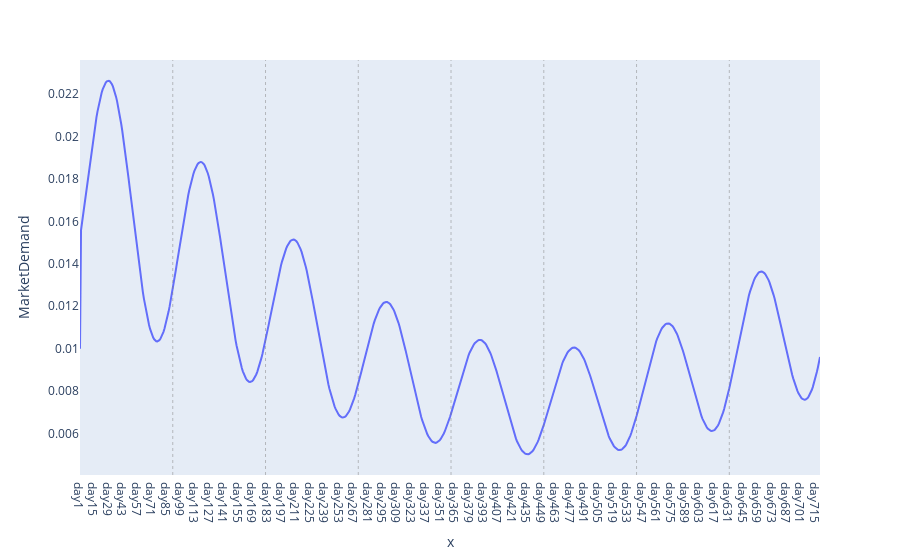
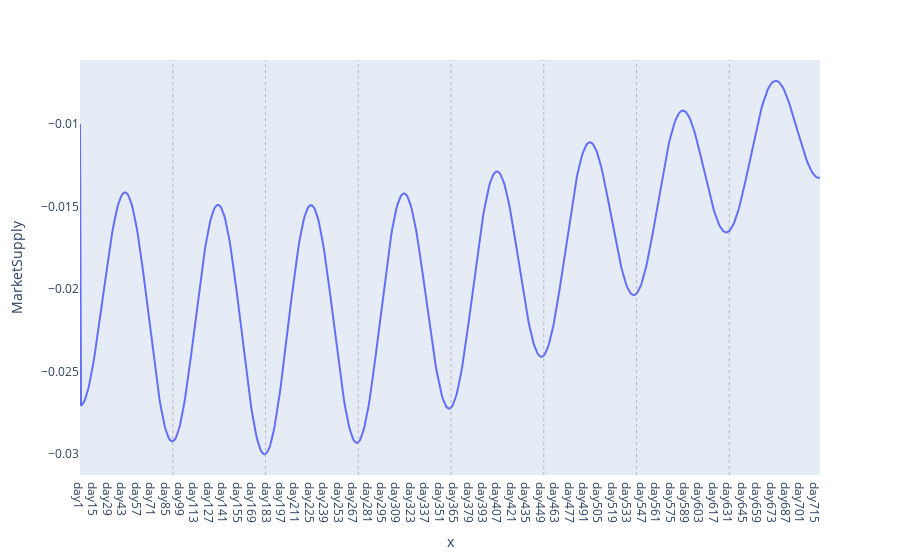
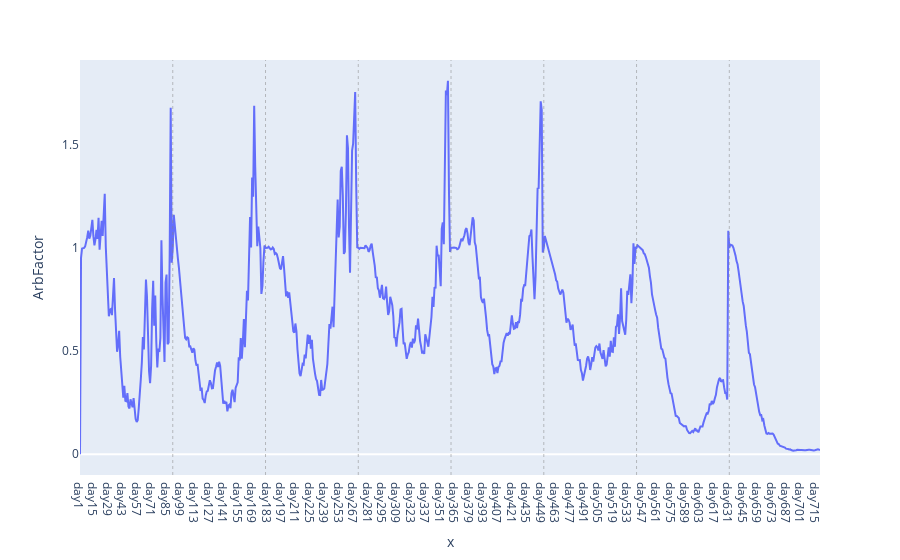
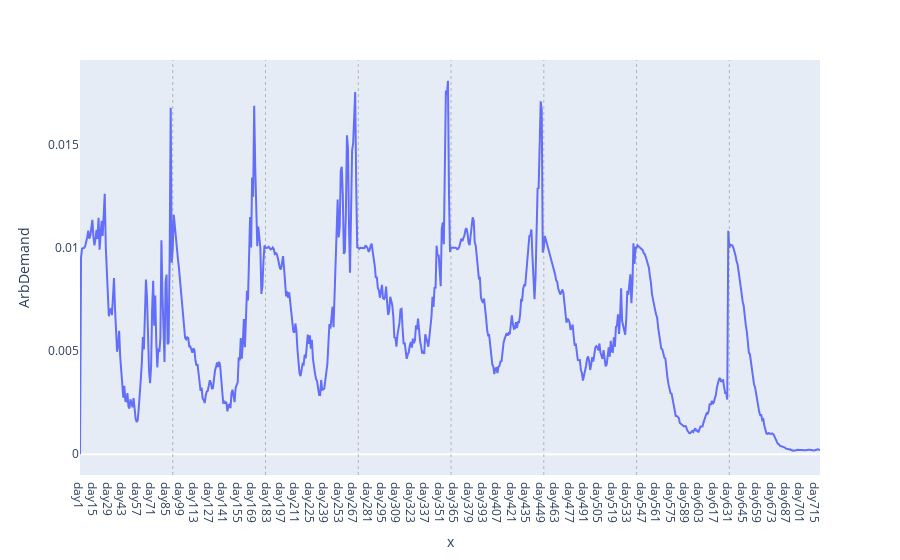

Notebook code for these charts, in order:
### Code cell
#market dynamics variables

market_df = pd.DataFrame(columns = ['MarketDemand', 'MarketSupply', 'ArbFactor', 'ArbDemand', 'ArbSupply', 'UnwindDemand', 'UnwindSupply', 'TotalDemand', 'TotalSupply', 'NetTotal', 'NetArb']) 
for day, data in simulation.items():
    market_df.loc[day] = [data.market_demand, data.market_supply, data.arb_factor, data.arb_demand, data.arb_supply, data.unwind_demand, data.unwind_supply, data.total_demand, data.total_supply, data.total_net, data.net_arb]

for col in market_df.columns:
    fig = market_df.plot(x=df.index, y=market_df[col])
    fig.layout.update(xaxis=dict(showgrid=False), yaxis=dict(showgrid=False))
    for i in range (params.short_cycle, params.horizon, params.short_cycle):
        fig.add_vline(x=i, line_width=0.5, line_dash="dot", line_color="grey")
    fig.show()

### Figure 1 — Plotly figure (JSON) as saved in the notebook; plotly's stock layout.template omitted (floating-point values rounded to 4 significant figures; data arrays with more than 128 entries replaced by an {"elided": "..."} marker saying what was removed)
{"data": [{"hovertemplate": "x=%{x}<br>MarketDemand=%{y}<extra></extra>", "legendgroup": "", "line": {"color": "#636efa", "dash": "solid"}, "marker": {"symbol": "circle"}, "mode": "lines", "name": "", "orientation": "v", "showlegend": false, "type": "scatter", "x": {"elided": "719 str values"}, "xaxis": "x", "y": {"elided": "719 float values"}, "yaxis": "y"}], "layout": {"legend": {"tracegroupgap": 0}, "margin": {"t": 60}, "shapes": [{"line": {"color": "grey", "dash": "dot", "width": 0.5}, "type": "line", "x0": 90, "x1": 90, "xref": "x", "y0": 0, "y1": 1, "yref": "y domain"}, {"line": {"color": "grey", "dash": "dot", "width": 0.5}, "type": "line", "x0": 180, "x1": 180, "xref": "x", "y0": 0, "y1": 1, "yref": "y domain"}, {"line": {"color": "grey", "dash": "dot", "width": 0.5}, "type": "line", "x0": 270, "x1": 270, "xref": "x", "y0": 0, "y1": 1, "yref": "y domain"}, {"line": {"color": "grey", "dash": "dot", "width": 0.5}, "type": "line", "x0": 360, "x1": 360, "xref": "x", "y0": 0, "y1": 1, "yref": "y domain"}, {"line": {"color": "grey", "dash": "dot", "width": 0.5}, "type": "line", "x0": 450, "x1": 450, "xref": "x", "y0": 0, "y1": 1, "yref": "y domain"}, {"line": {"color": "grey", "dash": "dot", "width": 0.5}, "type": "line", "x0": 540, "x1": 540, "xref": "x", "y0": 0, "y1": 1, "yref": "y domain"}, {"line": {"color": "grey", "dash": "dot", "width": 0.5}, "type": "line", "x0": 630, "x1": 630, "xref": "x", "y0": 0, "y1": 1, "yref": "y domain"}], "xaxis": {"anchor": "y", "domain": [0, 1], "showgrid": false, "title": {"text": "x"}}, "yaxis": {"anchor": "x", "domain": [0, 1], "showgrid": false, "title": {"text": "MarketDemand"}}}}

### Figure 2 — Plotly figure (JSON) as saved in the notebook; plotly's stock layout.template omitted (floating-point values rounded to 4 significant figures; data arrays with more than 128 entries replaced by an {"elided": "..."} marker saying what was removed)
{"data": [{"hovertemplate": "x=%{x}<br>MarketSupply=%{y}<extra></extra>", "legendgroup": "", "line": {"color": "#636efa", "dash": "solid"}, "marker": {"symbol": "circle"}, "mode": "lines", "name": "", "orientation": "v", "showlegend": false, "type": "scatter", "x": {"elided": "719 str values"}, "xaxis": "x", "y": {"elided": "719 float values"}, "yaxis": "y"}], "layout": {"legend": {"tracegroupgap": 0}, "margin": {"t": 60}, "shapes": [{"line": {"color": "grey", "dash": "dot", "width": 0.5}, "type": "line", "x0": 90, "x1": 90, "xref": "x", "y0": 0, "y1": 1, "yref": "y domain"}, {"line": {"color": "grey", "dash": "dot", "width": 0.5}, "type": "line", "x0": 180, "x1": 180, "xref": "x", "y0": 0, "y1": 1, "yref": "y domain"}, {"line": {"color": "grey", "dash": "dot", "width": 0.5}, "type": "line", "x0": 270, "x1": 270, "xref": "x", "y0": 0, "y1": 1, "yref": "y domain"}, {"line": {"color": "grey", "dash": "dot", "width": 0.5}, "type": "line", "x0": 360, "x1": 360, "xref": "x", "y0": 0, "y1": 1, "yref": "y domain"}, {"line": {"color": "grey", "dash": "dot", "width": 0.5}, "type": "line", "x0": 450, "x1": 450, "xref": "x", "y0": 0, "y1": 1, "yref": "y domain"}, {"line": {"color": "grey", "dash": "dot", "width": 0.5}, "type": "line", "x0": 540, "x1": 540, "xref": "x", "y0": 0, "y1": 1, "yref": "y domain"}, {"line": {"color": "grey", "dash": "dot", "width": 0.5}, "type": "line", "x0": 630, "x1": 630, "xref": "x", "y0": 0, "y1": 1, "yref": "y domain"}], "xaxis": {"anchor": "y", "domain": [0, 1], "showgrid": false, "title": {"text": "x"}}, "yaxis": {"anchor": "x", "domain": [0, 1], "showgrid": false, "title": {"text": "MarketSupply"}}}}

### Figure 3 — Plotly figure (JSON) as saved in the notebook; plotly's stock layout.template omitted (floating-point values rounded to 4 significant figures; data arrays with more than 128 entries replaced by an {"elided": "..."} marker saying what was removed)
{"data": [{"hovertemplate": "x=%{x}<br>ArbFactor=%{y}<extra></extra>", "legendgroup": "", "line": {"color": "#636efa", "dash": "solid"}, "marker": {"symbol": "circle"}, "mode": "lines", "name": "", "orientation": "v", "showlegend": false, "type": "scatter", "x": {"elided": "719 str values"}, "xaxis": "x", "y": {"elided": "719 float values"}, "yaxis": "y"}], "layout": {"legend": {"tracegroupgap": 0}, "margin": {"t": 60}, "shapes": [{"line": {"color": "grey", "dash": "dot", "width": 0.5}, "type": "line", "x0": 90, "x1": 90, "xref": "x", "y0": 0, "y1": 1, "yref": "y domain"}, {"line": {"color": "grey", "dash": "dot", "width": 0.5}, "type": "line", "x0": 180, "x1": 180, "xref": "x", "y0": 0, "y1": 1, "yref": "y domain"}, {"line": {"color": "grey", "dash": "dot", "width": 0.5}, "type": "line", "x0": 270, "x1": 270, "xref": "x", "y0": 0, "y1": 1, "yref": "y domain"}, {"line": {"color": "grey", "dash": "dot", "width": 0.5}, "type": "line", "x0": 360, "x1": 360, "xref": "x", "y0": 0, "y1": 1, "yref": "y domain"}, {"line": {"color": "grey", "dash": "dot", "width": 0.5}, "type": "line", "x0": 450, "x1": 450, "xref": "x", "y0": 0, "y1": 1, "yref": "y domain"}, {"line": {"color": "grey", "dash": "dot", "width": 0.5}, "type": "line", "x0": 540, "x1": 540, "xref": "x", "y0": 0, "y1": 1, "yref": "y domain"}, {"line": {"color": "grey", "dash": "dot", "width": 0.5}, "type": "line", "x0": 630, "x1": 630, "xref": "x", "y0": 0, "y1": 1, "yref": "y domain"}], "xaxis": {"anchor": "y", "domain": [0, 1], "showgrid": false, "title": {"text": "x"}}, "yaxis": {"anchor": "x", "domain": [0, 1], "showgrid": false, "title": {"text": "ArbFactor"}}}}

### Figure 4 — Plotly figure (JSON) as saved in the notebook; plotly's stock layout.template omitted (floating-point values rounded to 4 significant figures; data arrays with more than 128 entries replaced by an {"elided": "..."} marker saying what was removed)
{"data": [{"hovertemplate": "x=%{x}<br>ArbDemand=%{y}<extra></extra>", "legendgroup": "", "line": {"color": "#636efa", "dash": "solid"}, "marker": {"symbol": "circle"}, "mode": "lines", "name": "", "orientation": "v", "showlegend": false, "type": "scatter", "x": {"elided": "719 str values"}, "xaxis": "x", "y": {"elided": "719 float values"}, "yaxis": "y"}], "layout": {"legend": {"tracegroupgap": 0}, "margin": {"t": 60}, "shapes": [{"line": {"color": "grey", "dash": "dot", "width": 0.5}, "type": "line", "x0": 90, "x1": 90, "xref": "x", "y0": 0, "y1": 1, "yref": "y domain"}, {"line": {"color": "grey", "dash": "dot", "width": 0.5}, "type": "line", "x0": 180, "x1": 180, "xref": "x", "y0": 0, "y1": 1, "yref": "y domain"}, {"line": {"color": "grey", "dash": "dot", "width": 0.5}, "type": "line", "x0": 270, "x1": 270, "xref": "x", "y0": 0, "y1": 1, "yref": "y domain"}, {"line": {"color": "grey", "dash": "dot", "width": 0.5}, "type": "line", "x0": 360, "x1": 360, "xref": "x", "y0": 0, "y1": 1, "yref": "y domain"}, {"line": {"color": "grey", "dash": "dot", "width": 0.5}, "type": "line", "x0": 450, "x1": 450, "xref": "x", "y0": 0, "y1": 1, "yref": "y domain"}, {"line": {"color": "grey", "dash": "dot", "width": 0.5}, "type": "line", "x0": 540, "x1": 540, "xref": "x", "y0": 0, "y1": 1, "yref": "y domain"}, {"line": {"color": "grey", "dash": "dot", "width": 0.5}, "type": "line", "x0": 630, "x1": 630, "xref": "x", "y0": 0, "y1": 1, "yref": "y domain"}], "xaxis": {"anchor": "y", "domain": [0, 1], "showgrid": false, "title": {"text": "x"}}, "yaxis": {"anchor": "x", "domain": [0, 1], "showgrid": false, "title": {"text": "ArbDemand"}}}}
